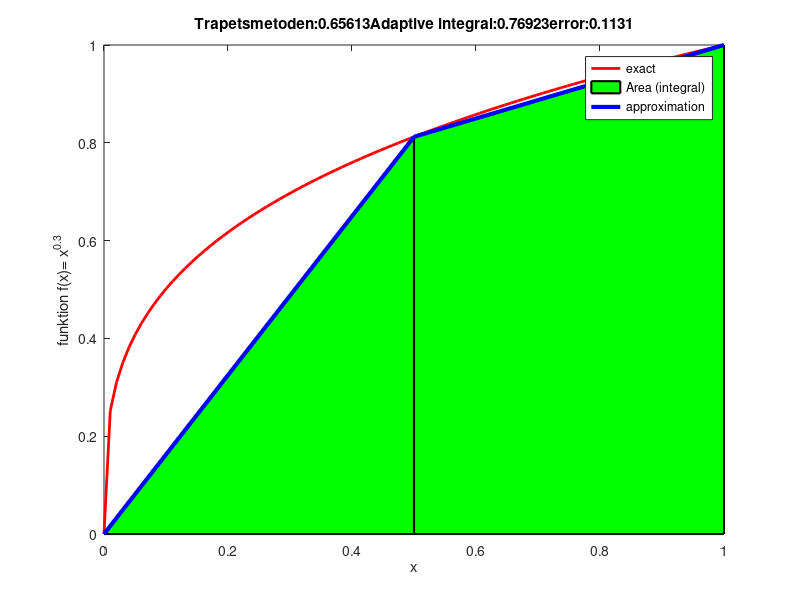

Recreate this plot in MATLAB.
close all;
clear

 fun = @(x) x.^(0.3)
   
  
% definition av integration intervalet [n,p]

n= 0;
p= 1.0

% gammalt  matlab-funktion
 Q1 =  quadl(fun,n,p);

Q =  integral(fun,n,p);

fun_exact = 0;
x_exact = linspace(n, p);
N = size(x_exact,2)

  fun_calc = 0;
m= (n+p)/2.0;
x_calc = [n,m,p];
N_calc = 3;

% Simpsons formel

int_simpson  = ((p-n)/6.0)*(fun(n) +  4.0*fun(m) +  fun(p));
  
  for i = 1:N
	    func_exact(i) =fun(x_exact(i));
end


for i = 1:N_calc
	  frac1 = ((x_calc(i)- m)*(x_calc(i)- p))/((n - m)*(n-p));

          frac2 = ((x_calc(i)- n)*(x_calc(i)- p))/(( m - n)*(m  - p));
	    
          frac3 = ((x_calc(i)- n)*(x_calc(i)- m))/((p-n)*(p - m));
	    
         fun_calc(i) = fun(n)*frac1 + fun(m)*frac2 + fun(p)*frac3;

end

% trapetsmetoden
int_trap = trapz(x_calc,  fun_calc);


figure
plot(x_exact,func_exact, ' r-',  'LineWidth',2)

  
xverts = [x_calc(1:end-1);x_calc(1:end-1);x_calc(2:end);x_calc(2:end)];
yverts = [zeros(1,N_calc-1);fun_calc(1:end-1);fun_calc(2:end);zeros(1,N_calc-1)];
hold on


patch(xverts, yverts,'g','LineWidth',1.5)

plot(x_calc, fun_calc ,'b','LineWidth',3);

error1 = abs(Q-int_simpson)
error2 = abs(Q-int_trap)
  
  xlabel('x')
  ylabel('funktion f(x)= x^{0.3}')
  legend('exact ','Area (integral)','approximation ');

           title(['Trapetsmetoden:',num2str(int_trap), 'Adaptive integral:',num2str(Q),'error:',num2str(error2)]);
